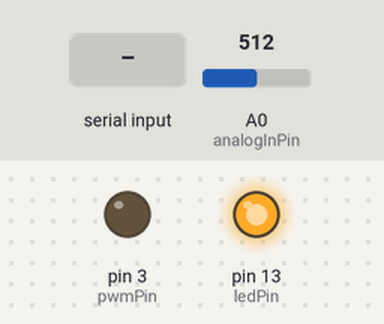
Recording of a sketch running on a simulated Arduino Uno, built with avr-gcc and run on an emulated ATmega328P. Shown: output pins drawn as LEDs (lit = HIGH). The test bench sets the inputs (shaded band); at power-on: A0 (analogInPin) = 512. What the sketch prints to the serial monitor is not drawn.

Above: at 1.2 s.
1.3 s: "E" received over Serial
At 1.7 s:
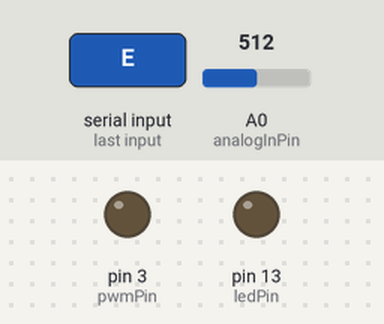
Timing chart, 0 to 4.3 s (numbered marks = the images above; inputs shaded):
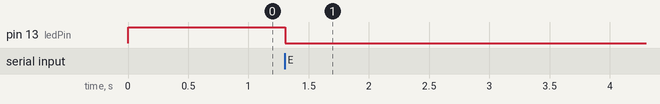

Measured:
- after the input at 1.3 s, pin 13 (ledPin): HIGH → LOW at once

The sketch:

ArduinoNodeJS.ino
```cpp
// LED vars
const int ledPin = 13;
const int pwmPin = 3;

// LED read vars
String inputString = "";         // a string to hold incoming data
boolean toggleComplete = false;  // whether the string is complete
boolean pwmComplete = false;

// Potmeter vars
const int analogInPin = A0;
int sensorValue = 0;        // value read from the potmeter
int prevValue = 0;          // previous value from the potmeter

void setup() {
  // initialize serial:
  Serial.begin(9600);
  // init LEDS
  pinMode(ledPin,OUTPUT);
  pinMode(pwmPin,OUTPUT);
  digitalWrite(ledPin,1);
  analogWrite(pwmPin,0);
}

void loop() {
   // Recieve data from Node and write it to a String
   while (Serial.available() && toggleComplete == false && pwmComplete == false) {
    char inChar = (char)Serial.read();
    if(inChar == 'E'){ // end character for led
     toggleComplete = true;
    }
    if(inChar == 'P'){
      pwmComplete = true;
    }
    else{
      inputString += inChar;
    }
  }
  // Toggle LED 13
  if(!Serial.available() && toggleComplete == true)
  {
    // convert String to int.
    int recievedVal = stringToInt();

    if(recievedVal == 0)
    {
      digitalWrite(ledPin,recievedVal);
    }
    else if(recievedVal == 1)
    {
      digitalWrite(ledPin,recievedVal);
    }
    toggleComplete = false;
  }
  // Dim LED 3
  if(!Serial.available() && pwmComplete == true)
  {
    // convert String to int.
    int recievedVal = stringToInt();

    analogWrite(pwmPin,recievedVal);

    pwmComplete = false;
  }
    // Potmeter
     sensorValue = analogRead(analogInPin);
    // read the analog in value:
    if(prevValue != sensorValue){
      Serial.print("B"); // begin character
      Serial.print(sensorValue);
      Serial.print("E"); // end character
      prevValue = sensorValue;
    }
  delay(50); // give the Arduino some breathing room.
}

int stringToInt()
{
    char charHolder[inputString.length()+1];
    inputString.toCharArray(charHolder,inputString.length()+1);
    inputString = "";
    int _recievedVal = atoi(charHolder);
    return _recievedVal;
}
```
